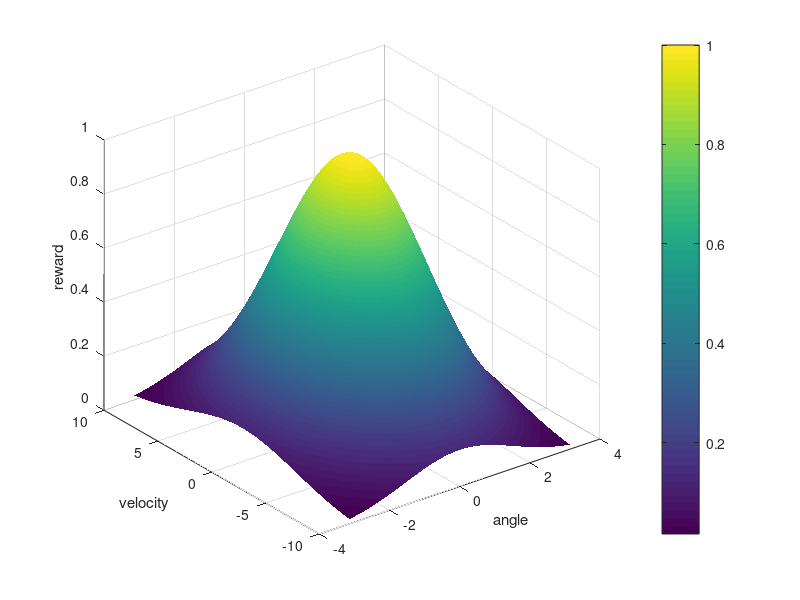

This figure's MATLAB source: (Note: this script raises an error after producing the figure.)
figure(1)
filename = 'reward1.gif';
vol_concerntrated_factor= 0.01;
angular_concerntrated_factor= 0.2;

direction = [0 0 1];

for n=0.01:0.2:11
    [angle,velocity]=meshgrid(-3.14:0.01:3.14,-10:0.05:10);
    arg=(angle.^2)*(angular_concerntrated_factor+n);
    arg=arg+(velocity.^2*(vol_concerntrated_factor+n));
    reward=exp(-arg);
    C = reward;
    h=surf(angle,velocity,reward,C);

%% Figure layout configuration
    rotate(h,direction,0);
    set(h,'LineStyle','none');
    xlabel('angle');
    ylabel('velocity');
    zlabel('reward');
    colorbar
    drawnow
    frame = getframe(1);
    im = frame2im(frame);
    [imind,cm] = rgb2ind(im,256);
    
    frame = getframe(1);
    
%% Frame save    
    if n == 0.01;
          imwrite(imind,cm,filename,'gif', 'Loopcount',inf);
    else
          imwrite(imind,cm,filename,'gif','WriteMode','append');
    end
    
    
end